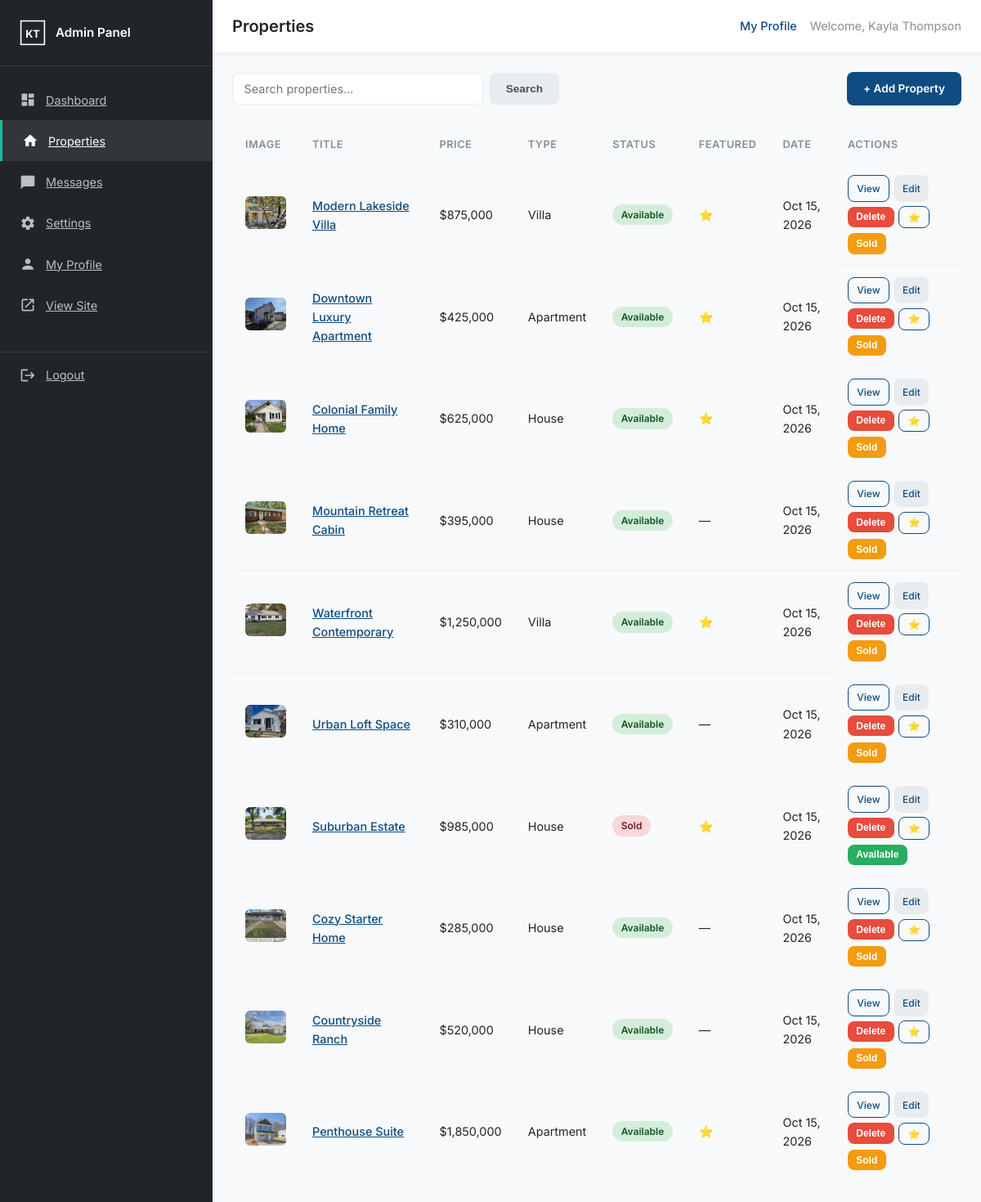
Screenshot of /admin/properties/index.php (signed in) with the database file from the repository.
### tables this page shows
CREATE TABLE properties (
    id INT UNSIGNED AUTO_INCREMENT PRIMARY KEY,
    title VARCHAR(255) NOT NULL,
    slug VARCHAR(255) NOT NULL UNIQUE,
    price DECIMAL(15,2) NOT NULL DEFAULT 0,
    property_type_id INT UNSIGNED NOT NULL,
    status ENUM('available','sold','pending') NOT NULL DEFAULT 'available',
    description TEXT,
    short_description VARCHAR(500),
    bedrooms INT UNSIGNED DEFAULT 0,
    bathrooms INT UNSIGNED DEFAULT 0,
    kitchen INT UNSIGNED DEFAULT 0,
    garage INT UNSIGNED DEFAULT 0,
    parking INT UNSIGNED DEFAULT 0,
    land_size VARCHAR(50),
    year_built YEAR,
    address VARCHAR(255),
    state_id INT UNSIGNED NOT NULL,
    city_id INT UNSIGNED NOT NULL,
    zip_code VARCHAR(20),
    latitude DECIMAL(10,8),
    longitude DECIMAL(11,8),
    amenities TEXT,
    nearby_places TEXT,
    featured_image VARCHAR(255),
    is_featured TINYINT(1) DEFAULT 0,
    views INT UNSIGNED DEFAULT 0,
    created_at TIMESTAMP DEFAULT CURRENT_TIMESTAMP,
    updated_at TIMESTAMP DEFAULT CURRENT_TIMESTAMP ON UPDATE CURRENT_TIMESTAMP,
    FOREIGN KEY (property_type_id) REFERENCES property_types(id),
    FOREIGN KEY (state_id) REFERENCES states(id),
    FOREIGN KEY (city_id) REFERENCES cities(id),
    INDEX idx_status (status),
    INDEX idx_featured (is_featured),
    INDEX idx_price (price),
    INDEX idx_created (created_at)
);

CREATE TABLE property_types (
    id INT UNSIGNED AUTO_INCREMENT PRIMARY KEY,
    name VARCHAR(50) NOT NULL UNIQUE,
    slug VARCHAR(50) NOT NULL UNIQUE
);

### includes/functions.php (called while the page is built, shortened)
<?php
function e(?string $str): string
{
    return htmlspecialchars($str ?? '', ENT_QUOTES, 'UTF-8');
}
function sanitize(string $input): string
{
    return trim(strip_tags($input));
}
function formatPrice(float $price): string
{
    return '$' . number_format($price, 0, '.', ',');
}
function formatDate(string $date): string
{
    return date('M d, Y', strtotime($date));
}
function buildPropertyQuery(array $filters = []): array
{
    $where = ['1=1'];
    $params = [];
    $sortMap = [
        'newest' => 'p.created_at DESC',
        'oldest' => 'p.created_at ASC',
        'price_high' => 'p.price DESC',
        'price_low' => 'p.price ASC',
    ];
    $order = $sortMap[$filters['sort'] ?? 'newest'] ?? 'p.created_at DESC';
    return [
        'where' => implode(' AND ', $where),
        'params' => $params,
        'order' => $order,
    ];
}
function getProperties(array $filters = [], int $page = 1, int $perPage = ITEMS_PER_PAGE): array
{
    $q = buildPropertyQuery($filters);
    $offset = ($page - 1) * $perPage;
    $sql = "SELECT p.*, pt.name as type_name, s.name as state_name, s.code as state_code, c.name as city_name
            FROM properties p
            JOIN property_types pt ON p.property_type_id = pt.id
            JOIN states s ON p.state_id = s.id
            JOIN cities c ON p.city_id = c.id
            WHERE {$q['where']}
            ORDER BY {$q['order']}
            LIMIT {$perPage} OFFSET {$offset}";
    $stmt = getDB()->prepare($sql);
    $stmt->execute($q['params']);
    return $stmt->fetchAll();
}
function enrichProperty(array $p): array
{
    $p['price_formatted'] = formatPrice((float) $p['price']);
    return $p;
}
function asset(?string $path): string
{
    return APP_URL . '/' . ltrim($path, '/');
}

### includes/config/database.php (called while the page is built, shortened)
<?php
function getDB(): PDO
{
    static $pdo = null;
    if ($pdo === null) {
        $dsn = 'mysql:host=' . DB_HOST . ';dbname=' . DB_NAME . ';charset=' . DB_CHARSET;
        $options = [
            PDO::ATTR_ERRMODE            => PDO::ERRMODE_EXCEPTION,
            PDO::ATTR_DEFAULT_FETCH_MODE => PDO::FETCH_ASSOC,
            PDO::ATTR_EMULATE_PREPARES   => false,
        ];
        $pdo = new PDO($dsn, DB_USER, DB_PASS, $options);
    }
    return $pdo;
}

### admin/properties/index.php (the view, shortened to what this page needs)
<?php
$search = sanitize($_GET['search'] ?? '');
$page = max(1, (int) ($_GET['page'] ?? 1));
$filters = ['search' => $search];
if ($search === '') {
    unset($filters['search']);
}
$properties = array_map('enrichProperty', getProperties($filters, $page, 20));
require_once dirname(__DIR__) . '/includes/header.php';
?>
<div class="admin-toolbar">
    <form method="GET" class="admin-search">
        <input type="text" name="search" value="<?= e($search) ?>" placeholder="Search properties..." class="form-input">
        <button type="submit" class="btn btn--secondary">Search</button>
    </form>
    <a href="<?= asset('admin/properties/add.php') ?>" class="btn btn--primary">+ Add Property</a>
</div>
<div class="table-responsive">
    <table class="admin-table">
        <thead>
            <tr>
                <th>Image</th>
                <th>Title</th>
                <th>Price</th>
                <th>Type</th>
                <th>Status</th>
                <th>Featured</th>
                <th>Date</th>
                <th>Actions</th>
            </tr>
        </thead>
        <tbody>
            <?php foreach ($properties as $p): ?>
            <tr>
                <td><img src="<?= asset($p['featured_image'] ?: 'assets/images/properties/1.jpeg') ?>" alt="" class="table-thumb"></td>
                <td><a href="<?= asset('admin/properties/edit.php?id=' . $p['id']) ?>"><?= e($p['title']) ?></a></td>
                <td><?= $p['price_formatted'] ?></td>
                <td><?= e($p['type_name']) ?></td>
                <td><span class="status-badge status-badge--<?= e($p['status']) ?>"><?= ucfirst(e($p['status'])) ?></span></td>
                <td><?= $p['is_featured'] ? '⭐' : '—' ?></td>
                <td><?= formatDate($p['created_at']) ?></td>
                <td class="actions-cell">
                    <a href="<?= asset('property.php?slug=' . $p['slug']) ?>" target="_blank" class="btn btn--sm btn--outline" title="View on site">View</a>
                    <a href="<?= asset('admin/properties/edit.php?id=' . $p['id']) ?>" class="btn btn--sm btn--secondary" title="Edit property">Edit</a>
                    <form method="POST" class="inline-form" onsubmit="return confirm('Delete this property permanently?')">
                        <button type="submit" class="btn btn--sm btn--danger" title="Delete property">Delete</button>
                    </form>
                    <form method="POST" class="inline-form">
                        <button type="submit" class="btn btn--sm btn--outline" title="Toggle Featured">⭐</button>
                    </form>
                    <?php if ($p['status'] !== 'sold'): ?>
                    <form method="POST" class="inline-form">
                        <button type="submit" class="btn btn--sm btn--warning" title="Mark Sold">Sold</button>
                    </form>
                    <?php else: ?>
                    <form method="POST" class="inline-form">
                        <button type="submit" class="btn btn--sm btn--success" title="Mark Available">Available</button>
                    </form>
                    <?php endif; ?>
                </td>
            </tr>
            <?php endforeach; ?>
        </tbody>
    </table>
</div>
<?php require_once dirname(__DIR__) . '/includes/footer.php'; ?>

### assets/css/admin.css (style rules this page uses)
:root { --primary: #0F4C81; --primary-dark: #0a3560; --secondary: #1ABC9C; --accent: #F39C12; --danger: #e74c3c; --warning: #f39c12; --success: #27ae60; --sidebar-width: 260px; --gray-50: #f8f9fa; --gray-100: #f1f3f5; --gray-200: #e9ecef; --gray-500: #868e96; --gray-700: #495057; --gray-900: #212529; --radius: 10px; --shadow: 0 2px 8px rgba(0,0,0,0.06); --font: 'Inter', sans-serif; }
*, *::before, *::after { box-sizing: border-box; margin: 0; padding: 0; }
body { font-family: var(--font); color: var(--gray-900); background: var(--gray-50); line-height: 1.6; }
.admin-body { display: flex; min-height: 100vh; }
.table-responsive { overflow-x: auto; }
.admin-table { width: 100%; border-collapse: collapse; font-size: 0.9rem; }
.admin-table th { background: var(--gray-50); padding: 0.85rem 1rem; text-align: left; font-weight: 600; font-size: 0.8rem; text-transform: uppercase; letter-spacing: 0.5px; color: var(--gray-500); white-space: nowrap; }
.admin-table td { padding: 0.85rem 1rem; border-bottom: 1px solid var(--gray-100); vertical-align: middle; }
.admin-table a { color: var(--primary); font-weight: 500; }
.table-thumb { width: 50px; height: 40px; object-fit: cover; border-radius: 6px; }
.status-badge { display: inline-block; padding: 0.2rem 0.65rem; border-radius: 50px; font-size: 0.75rem; font-weight: 600; text-transform: capitalize; }
.status-badge--available { background: #d4edda; color: #155724; }
.status-badge--sold { background: #f8d7da; color: #721c24; }
.admin-toolbar { display: flex; flex-wrap: wrap; gap: 1rem; justify-content: space-between; align-items: center; margin-bottom: 1.5rem; }
.admin-search { display: flex; gap: 0.5rem; flex: 1; max-width: 400px; }
.actions-cell { display: flex; flex-wrap: wrap; gap: 0.35rem; }
.inline-form { display: inline; }
.form-input, .form-select, .form-textarea { width: 100%; padding: 0.65rem 0.85rem; border: 1px solid var(--gray-200); border-radius: 8px; font-family: var(--font); font-size: 0.9rem; transition: border-color 0.2s; }
.btn { display: inline-flex; align-items: center; gap: 0.4rem; padding: 0.6rem 1.25rem; border-radius: 8px; font-weight: 600; font-size: 0.85rem; border: none; cursor: pointer; transition: all 0.2s; text-decoration: none; text-align: center; justify-content: center; }
.btn--primary { background: var(--primary); color: #fff; }
.btn--secondary { background: var(--gray-200); color: var(--gray-700); }
.btn--outline { background: transparent; color: var(--primary); border: 1px solid var(--primary); }
.btn--danger { background: var(--danger); color: #fff; }
.btn--warning { background: var(--warning); color: #fff; }
.btn--success { background: var(--success); color: #fff; }
.btn--sm { padding: 0.35rem 0.65rem; font-size: 0.75rem; }

### rows the page displays
properties: featured_image (picture), title "Modern Lakeside Villa", price_formatted "$875,000", property_type.name "Villa", status "Available", created_at "Oct 15, 2026"
properties: featured_image (picture), title "Downtown Luxury Apartment", price_formatted "$425,000", property_type.name "Apartment", status "Available", created_at "Oct 15, 2026"
properties: featured_image (picture), title "Colonial Family Home", price_formatted "$625,000", property_type.name "House", status "Available", created_at "Oct 15, 2026"
properties: featured_image (picture), title "Mountain Retreat Cabin", price_formatted "$395,000", property_type.name "House", status "Available", created_at "Oct 15, 2026"
properties: featured_image (picture), title "Waterfront Contemporary", price_formatted "$1,250,000", property_type.name "Villa", status "Available", created_at "Oct 15, 2026"
properties: featured_image (picture), title "Urban Loft Space", price_formatted "$310,000", property_type.name "Apartment", status "Available", created_at "Oct 15, 2026"
properties: featured_image (picture), title "Suburban Estate", price_formatted "$985,000", property_type.name "House", status "Sold", created_at "Oct 15, 2026"
properties: featured_image (picture), title "Cozy Starter Home", price_formatted "$285,000", property_type.name "House", status "Available", created_at "Oct 15, 2026"
properties: featured_image (picture), title "Countryside Ranch", price_formatted "$520,000", property_type.name "House", status "Available", created_at "Oct 15, 2026"
properties: featured_image (picture), title "Penthouse Suite", price_formatted "$1,850,000", property_type.name "Apartment", status "Available", created_at "Oct 15, 2026"

### other values shown
$pageTitle "Properties"
$_SESSION['admin_name'] "Kayla Thompson"
